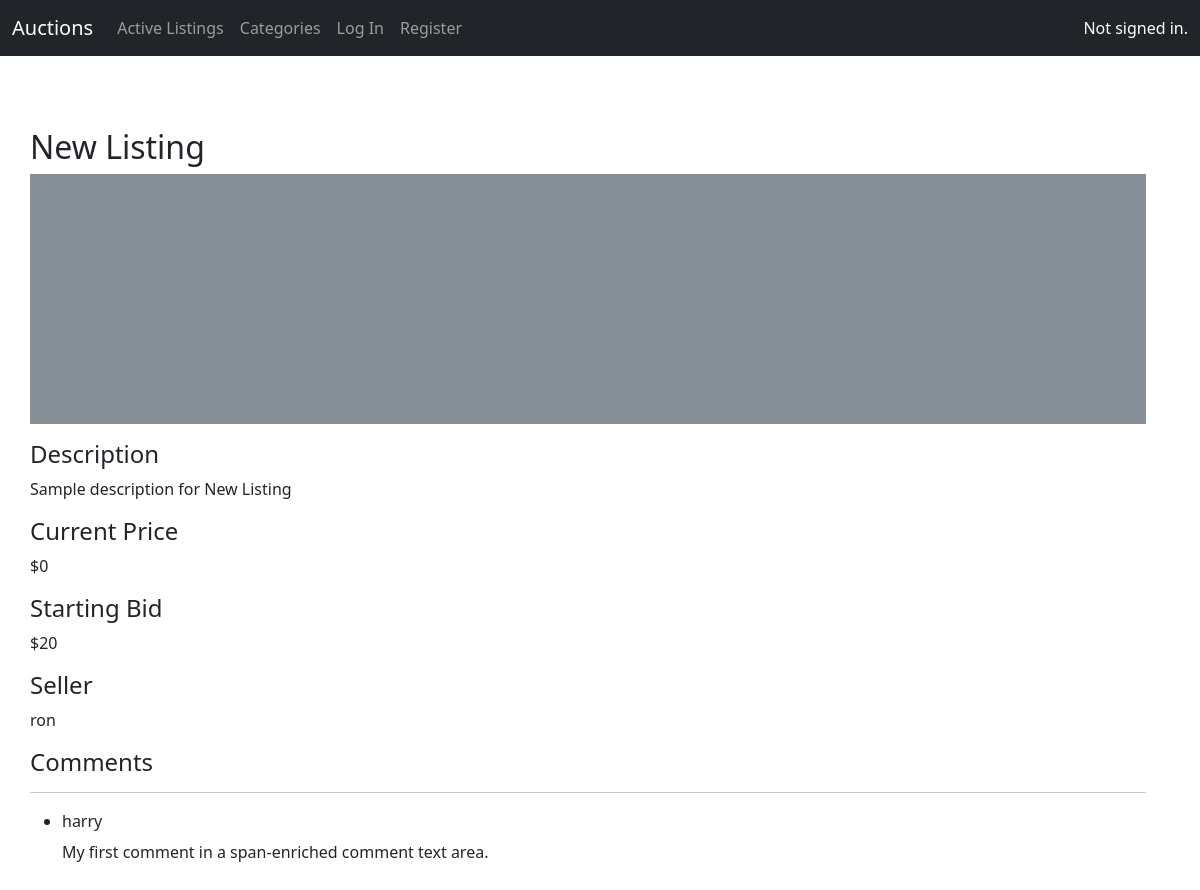
The page /listing/5/5 on the database as committed earlier.
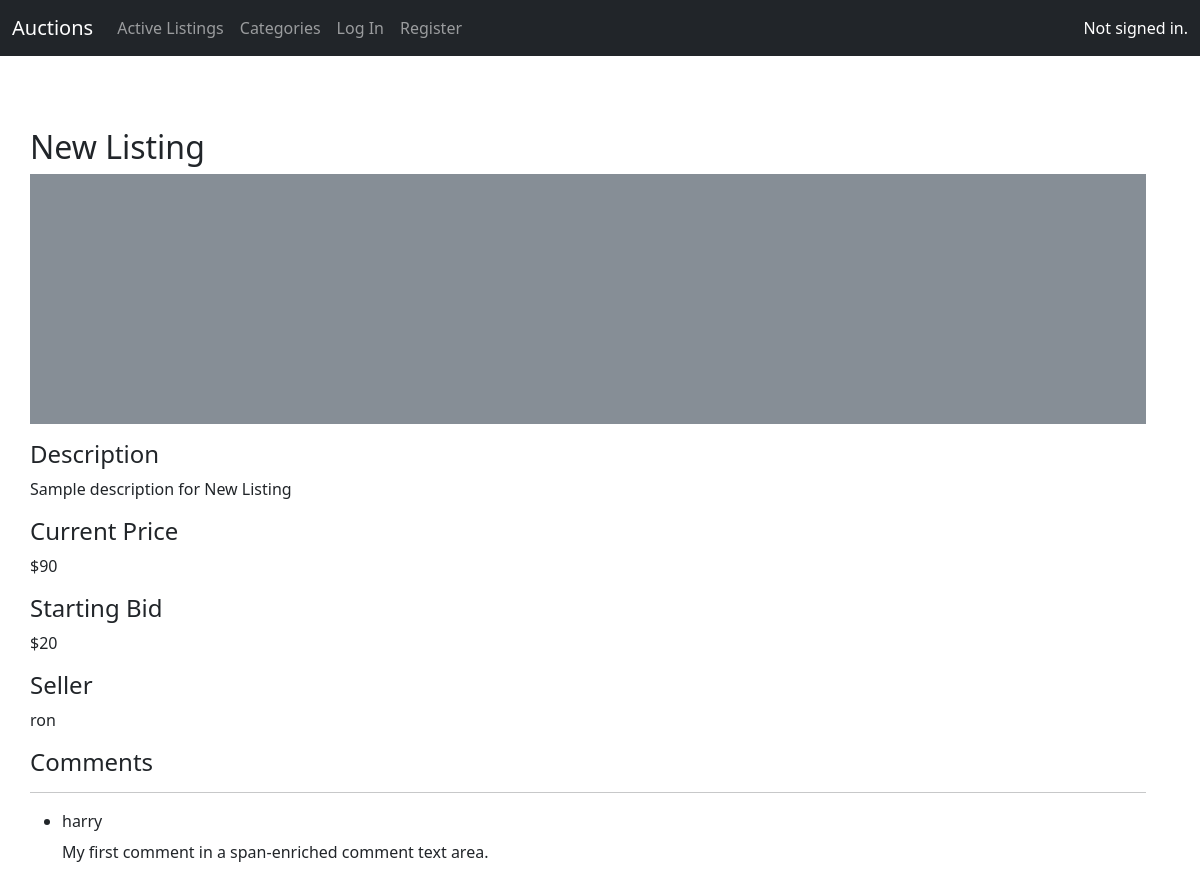
The same page on the database as committed later.
### auctions/models.py (models this page shows, shortened)
class AuctionListing(models.Model):
    title = models.CharField(max_length=64)
    description = models.TextField()
    starting_bid = models.IntegerField()
    current_price = models.ForeignKey('Bid', on_delete=models.CASCADE, related_name="listings")
    image = models.URLField(blank=True)
    category = models.CharField(max_length=64, blank=True)
    seller = models.ForeignKey(User, on_delete=models.CASCADE, related_name="listings")
    comments = models.ManyToManyField('Comment', blank=True, related_name="listings")
    active = models.BooleanField(default=True)
    watchlist = models.ManyToManyField(User, blank=True, related_name="watchlist")

class Bid(models.Model):
    bid = models.IntegerField()
    bidder = models.ForeignKey(User, on_delete=models.CASCADE, related_name="bids", null=True)

class User(AbstractUser):
    pass

class Comment(models.Model):
    author = models.ForeignKey(User, on_delete=models.CASCADE, related_name="comments")
    message = models.TextField()

### auctions/views.py (the view)
# urls.py: path("listing/<int:listing_id>", views.listing, name="listing"),
def listing(request, listing_id, error_bid=0):
    current_listing = AuctionListing.objects.get(pk=listing_id)
    watching = request.user in current_listing.watchlist.all()
    return render(request, "auctions/listing.html", {
        "listing": current_listing,
        "watching": watching,
        "bidding_form": BiddingForm(),
        "comment_form": CommentForm(),
        "comments": current_listing.comments.all(),
        "error_bid": error_bid
    })

### auctions/templates/auctions/listing.html (shortened to what this page needs)
{% extends "auctions/layout.html" %}
{% block body %}
    <h2>{{ listing.title }}</h2>
    <div class="bd-example">
        <svg class="bd-placeholder-img bd-placeholder-img-lg img-fluid" width="100%" height="250" xmlns="http://www.w3.org/2000/svg" role="img" aria-label="Placeholder: Responsive image" preserveAspectRatio="xMidYMid slice" focusable="false"><title>Placeholder</title><rect width="100%" height="100%" fill="#868e96"/><text x="50%" y="50%" fill="#dee2e6" dy=".3em">{{ listing.image }}</text></svg>
    </div>
    <p>
        <h4>Description</h4>
        {{ listing.description }}
    </p>
    <p>
        <h4>Current Price</h4>
        ${{ listing.current_price.bid }}
    </p>
    <p>
        <h4>Starting Bid</h4>
        ${{ listing.starting_bid }}
    </p>
    <p>
        <h4>Seller</h4>
        {{ listing.seller }}
    </p>
    <div>
        <h4>Comments</h4>
        <hr>
        {% for comment in comments %}
            <ul>
                <li>
                    <h6>{{ comment.author }}</h6>
                    {{ comment.message }}
                </li>
            </ul>
        {% empty %}
            <p>No comments yet.</p>
        {% endfor %}
    </div>
{% endblock %}

### auctions/templates/auctions/layout.html (shortened to what this page needs)
{% load static %}
<!DOCTYPE html>
<html lang="en">
    <head>
        <link href="https://cdn.jsdelivr.net/npm/bootstrap@5.0.2/dist/css/bootstrap.min.css" rel="stylesheet">
        <link href="{% static 'auctions/styles.css' %}" rel="stylesheet">
    </head>
    <body>
        <nav class="navbar navbar-expand-md navbar-dark fixed-top bg-dark">
            <div class="container-fluid">
                <a class="navbar-brand" href="{% url 'index' %}">Auctions</a>
                <div class="collapse navbar-collapse">
                    <ul class="navbar-nav me-auto mb-2 mb-md-0">
                        <li class="nav-item">
                            <a class="nav-link" aria-current="page" href="{% url 'index' %}">Active Listings</a>
                        </li>
                        <li class="nav-item">
                            <a class="nav-link" href="{% url 'categories' %}">Categories</a>
                        </li>
                        {% if user.is_authenticated %}
                            <li class="nav-item">
                                <a class="nav-link" href="{% url 'create_listing' %}">Create Listing</a>
                            </li>
                            <li class="nav-item">
                                <a class="nav-link" href="{% url 'watchlist' %}">Watchlist</a>
                            </li>
                            <li class="nav-item">
                                <a class="nav-link" href="{% url 'logout' %}">Log Out</a>
                            </li>
                        {% else %}
                            <li class="nav-item">
                                <a class="nav-link" href="{% url 'login' %}">Log In</a>
                            </li>
                            <li class="nav-item">
                                <a class="nav-link" href="{% url 'register' %}">Register</a>
                            </li>
                        {% endif %}
                    </ul>
                </div>
                <div class="collapse navbar-collapse">
                    <ul class="navbar-nav ms-auto">
                        <li class="nav-text" style="color: white;">
                            {% if user.is_authenticated %}
                                Signed in as <strong>{{ user.username }}</strong>.
                            {% else %}
                                Not signed in.
                            {% endif %}
                        </li>
                    </ul>
                </div>
            </div>
        </nav>
        <main class="container m-2">
            <br>
            <br>
            {% block body %}
            {% endblock %}
        </main>
    </body>
</html>

### auctions/static/auctions/styles.css (style rules this page uses)
body { padding: 10px; min-height: 75rem; padding-top: 4.5rem; }

### auctions/templates/auctions/layout.html (style rules this page uses)
.bd-placeholder-img { font-size: 1.125rem; text-anchor: middle; -webkit-user-select: none; -moz-user-select: none; user-select: none; }
@media (min-width: 768px) { .bd-placeholder-img-lg { font-size: 3.5rem; } }

Rows that differ between the two databases and show on the page:
changed AuctionListing "New Listing": current_price.bid "0" → "90"
